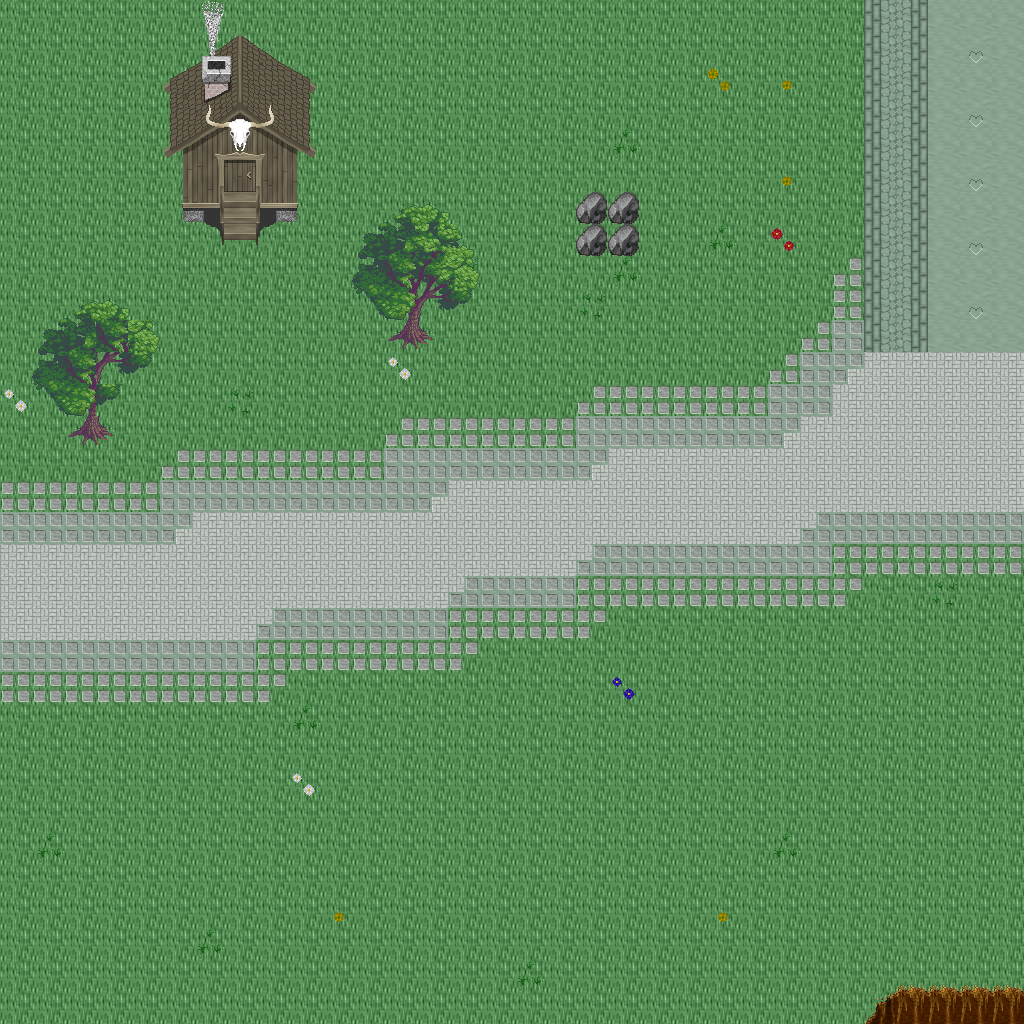

A level layout from a 2D game, rendered from its tile map. Below: a short description, then the map file with tile-grid data replaced by summaries:
An orthogonal 32x32 tile map with 32x32 px tiles, 5 tile layers (Ground, Objects, Objects2, Above, ...), 1 hidden layer not drawn, 45 tilesets.

<map version="1.10" tiledversion="1.11.0" orientation="orthogonal" renderorder="right-down" width="32" height="32" tilewidth="32" tileheight="32" infinite="0" nextlayerid="11" nextobjectid="1">
 <tileset firstgid="1" name="ground_ground" tilewidth="32" tileheight="32" tilecount="33" columns="3">
  <image source="../drawable/ground_ground.png" width="96" height="352" />
 </tileset>
 <tileset firstgid="34" name="building_castle" tilewidth="32" tileheight="32" tilecount="320" columns="20">
  <image source="../drawable/building_castle.png" width="640" height="512" />
 </tileset>
 <tileset firstgid="354" name="ground_water_pool" tilewidth="32" tileheight="32" tilecount="72" columns="3">
  <image source="../drawable/ground_water_pool.png" width="96" height="768" />
 </tileset>
 <tileset firstgid="426" name="ground_ridge_earth_dark" tilewidth="32" tileheight="32" tilecount="96" columns="12">
  <image source="../drawable/ground_ridge_earth_dark.png" width="384" height="256" />
 </tileset>
 <tileset firstgid="522" name="ground_grass_edges" tilewidth="32" tileheight="32" tilecount="36" columns="12">
  <image source="../drawable/ground_grass_edges.png" width="384" height="96" />
 </tileset>
 <tileset firstgid="558" name="ground_earth_edges" tilewidth="32" tileheight="32" tilecount="18" columns="6">
  <image source="../drawable/ground_earth_edges.png" width="192" height="96" />
 </tileset>
 <tileset firstgid="576" name="ground_grass_corners" tilewidth="32" tileheight="32" tilecount="24" columns="6">
  <image source="../drawable/ground_grass_corners.png" width="192" height="128" />
 </tileset>
 <tileset firstgid="600" name="plant_stump_stump_green" tilewidth="32" tileheight="32" tilecount="4" columns="2">
  <image source="../drawable/plant_stump_stump_green.png" width="64" height="64" />
 </tileset>
 <tileset firstgid="604" name="item_pot_barrel" tilewidth="32" tileheight="32" tilecount="2" columns="1">
  <image source="../drawable/item_pot_barrel.png" width="32" height="64" />
 </tileset>
 <tileset firstgid="606" name="ground_rock_rocks_2" tilewidth="32" tileheight="32" tilecount="4" columns="2">
  <image source="../drawable/ground_rock_rocks_2.png" width="64" height="64" />
 </tileset>
 <tileset firstgid="610" name="ground_ladder_horizontal_dark" tilewidth="32" tileheight="32" tilecount="3" columns="1">
  <image source="../drawable/ground_ladder_horizontal_dark.png" width="32" height="96" />
 </tileset>
 <tileset firstgid="613" name="plant_grasses" tilewidth="32" tileheight="32" tilecount="6" columns="3">
  <image source="../drawable/plant_grasses.png" width="96" height="64" />
 </tileset>
 <tileset firstgid="619" name="plant_tree_tree_green" tilewidth="32" tileheight="32" tilecount="88" columns="8">
  <image source="../drawable/plant_tree_tree_green.png" width="256" height="352" />
 </tileset>
 <tileset firstgid="707" name="ground_water_waterfall" tilewidth="32" tileheight="32" tilecount="120" columns="8">
  <image source="../drawable/ground_water_waterfall.png" width="256" height="480" />
 </tileset>
 <tileset firstgid="827" name="plant_flower_daisy_white" tilewidth="32" tileheight="32" tilecount="8" columns="2">
  <image source="../drawable/plant_flower_daisy_white.png" width="64" height="128" />
 </tileset>
 <tileset firstgid="835" name="plant_flower_daisy_red" tilewidth="32" tileheight="32" tilecount="8" columns="2">
  <image source="../drawable/plant_flower_daisy_red.png" width="64" height="128" />
 </tileset>
 <tileset firstgid="843" name="ground_rock_pebbles" tilewidth="32" tileheight="32" tilecount="3" columns="1">
  <image source="../drawable/ground_rock_pebbles.png" width="32" height="96" />
 </tileset>
 <tileset firstgid="846" name="plant_flower_daisy_yellow" tilewidth="32" tileheight="32" tilecount="8" columns="2">
  <image source="../drawable/plant_flower_daisy_yellow.png" width="64" height="128" />
 </tileset>
 <tileset firstgid="854" name="building_decoration_longhorn_skull" tilewidth="32" tileheight="32" tilecount="6" columns="3">
  <image source="../drawable/building_decoration_longhorn_skull.png" width="96" height="64" />
 </tileset>
 <tileset firstgid="860" name="furniture_light_flames" tilewidth="32" tileheight="32" tilecount="6" columns="6">
  <image source="../drawable/furniture_light_flames.png" width="192" height="32" />
 </tileset>
 <tileset firstgid="866" name="plant_stump_stump_brown" tilewidth="32" tileheight="32" tilecount="4" columns="2">
  <image source="../drawable/plant_stump_stump_brown.png" width="64" height="64" />
 </tileset>
 <tileset firstgid="870" name="building_decoration_rocks_2" tilewidth="32" tileheight="32" tilecount="2" columns="1">
  <image source="../drawable/building_decoration_rocks_2.png" width="32" height="64" />
 </tileset>
 <tileset firstgid="872" name="plant_flower_daisy_blue" tilewidth="32" tileheight="32" tilecount="8" columns="2">
  <image source="../drawable/plant_flower_daisy_blue.png" width="64" height="128" />
 </tileset>
 <tileset firstgid="880" name="building_fence_fence_chunky" tilewidth="32" tileheight="32" tilecount="21" columns="3">
  <image source="../drawable/building_fence_fence_chunky.png" width="96" height="224" />
 </tileset>
 <tileset firstgid="901" name="ground_water_water_bubbles" tilewidth="32" tileheight="32" tilecount="32" columns="8">
  <image source="../drawable/ground_water_water_bubbles.png" width="256" height="128" />
 </tileset>
 <tileset firstgid="933" name="item_statue_grey_stone" tilewidth="32" tileheight="32" tilecount="4" columns="2">
  <image source="../drawable/item_statue_grey_stone.png" width="64" height="64" />
 </tileset>
 <tileset firstgid="937" name="plant_tree_tree_darkgreen" tilewidth="32" tileheight="32" tilecount="88" columns="8">
  <image source="../drawable/plant_tree_tree_darkgreen.png" width="256" height="352" />
 </tileset>
 <tileset firstgid="1025" name="logic_creature_animal" tilewidth="32" tileheight="32" tilecount="32" columns="8">
  <image source="../drawable/logic_creature_animal.png" width="256" height="128" />
 </tileset>
 <tileset firstgid="1057" name="logic_creature_rodent" tilewidth="32" tileheight="32" tilecount="8" columns="8">
  <image source="../drawable/logic_creature_rodent.png" width="256" height="32" />
 </tileset>
 <tileset firstgid="1065" name="logic_portal" tilewidth="32" tileheight="32" tilecount="24" columns="8">
  <image source="../drawable/logic_portal.png" width="256" height="96" />
 </tileset>
 <tileset firstgid="1089" name="logic_item_mushroom" tilewidth="32" tileheight="32" tilecount="6" columns="6">
  <image source="../drawable/logic_item_mushroom.png" width="192" height="32" />
 </tileset>
 <tileset firstgid="1095" name="logic_collision" tilewidth="32" tileheight="32" tilecount="1" columns="1">
  <image source="../drawable/logic_collision.png" width="32" height="32" />
 </tileset>
 <tileset firstgid="1096" name="logic_creature_human_little" tilewidth="32" tileheight="32" tilecount="2" columns="2">
  <image source="../drawable/logic_creature_human_little.png" width="64" height="32" />
 </tileset>
 <tileset firstgid="1098" name="logic_creature_fairy" tilewidth="32" tileheight="32" tilecount="4" columns="4">
  <image source="../drawable/logic_creature_fairy.png" width="128" height="32" />
 </tileset>
 <tileset firstgid="1102" name="logic_item_herb" tilewidth="32" tileheight="32" tilecount="5" columns="5">
  <image source="../drawable/logic_item_herb.png" width="160" height="32" />
 </tileset>
 <tileset firstgid="1107" name="object_suspension_bridge" tilewidth="32" tileheight="32" tilecount="24" columns="3">
  <image source="../drawable/object_suspension_bridge.png" width="96" height="256" />
 </tileset>
 <tileset firstgid="1131" name="logic_creature_farm_animal" tilewidth="32" tileheight="32" tilecount="16" columns="8">
  <image source="../drawable/logic_creature_farm_animal.png" width="256" height="64" />
 </tileset>
 <tileset firstgid="1147" name="ground_green_paving" tilewidth="32" tileheight="32" tilecount="18" columns="3">
  <image source="../drawable/ground_green_paving.png" width="96" height="192" />
 </tileset>
 <tileset firstgid="1165" name="logic_protection" tilewidth="32" tileheight="32" tilecount="2" columns="2">
  <image source="../drawable/logic_protection.png" width="64" height="32" />
 </tileset>
 <tileset firstgid="1167" name="light_light_5x5" tilewidth="32" tileheight="32" tilecount="25" columns="5">
  <image source="../drawable/light_light_5x5.png" width="160" height="160" />
 </tileset>
 <tileset firstgid="1192" name="light_door_light" tilewidth="32" tileheight="32" tilecount="12" columns="3">
  <image source="../drawable/light_door_light.png" width="96" height="128" />
 </tileset>
 <tileset firstgid="1204" name="building_huts" tilewidth="32" tileheight="32" tilecount="338" columns="26">
  <image source="../drawable/building_huts.png" width="832" height="416" />
 </tileset>
 <tileset firstgid="1542" name="building_chimney_smoke" tilewidth="32" tileheight="32" tilecount="40" columns="4">
  <image source="../drawable/building_chimney_smoke.png" width="128" height="320" />
 </tileset>
 <tileset firstgid="1582" name="plant_tree_chestnut_tree" tilewidth="32" tileheight="32" tilecount="20" columns="4">
  <image source="../drawable/plant_tree_chestnut_tree.png" width="128" height="160" />
 </tileset>
 <tileset firstgid="1602" name="logic_creature_troll" tilewidth="32" tileheight="32" tilecount="4" columns="4">
  <image source="../drawable/logic_creature_troll.png" width="128" height="32" />
 </tileset>
 <layer id="1" name="Ground" width="32" height="32">
  <data>[1024 cells, 1024 non-empty, 2 distinct tile ids]</data>
 </layer>
 <layer id="2" name="Objects" width="32" height="32">
  <data>[1024 cells, 270 non-empty, 12 distinct tile ids]</data>
 </layer>
 <layer id="3" name="Objects2" width="32" height="32">
  <data>[1024 cells, 56 non-empty, 31 distinct tile ids]</data>
 </layer>
 <layer id="4" name="Above" width="32" height="32">
  <data>[1024 cells, 44 non-empty, 31 distinct tile ids]</data>
 </layer>
 <layer id="5" name="Above2" width="32" height="32">
  <data>[1024 cells, 6 non-empty, 6 distinct tile ids]</data>
 </layer>
 <layer id="6" name="Walkable" width="32" height="32" visible="0">
  <data>[1024 cells, 23 non-empty, 1 distinct tile ids]</data>
 </layer>
 <objectgroup id="7" name="Mapevents" />
 <objectgroup id="8" name="Spawn" />
 <objectgroup id="9" name="Keys" />
 <objectgroup id="10" name="Replace" />
</map>
